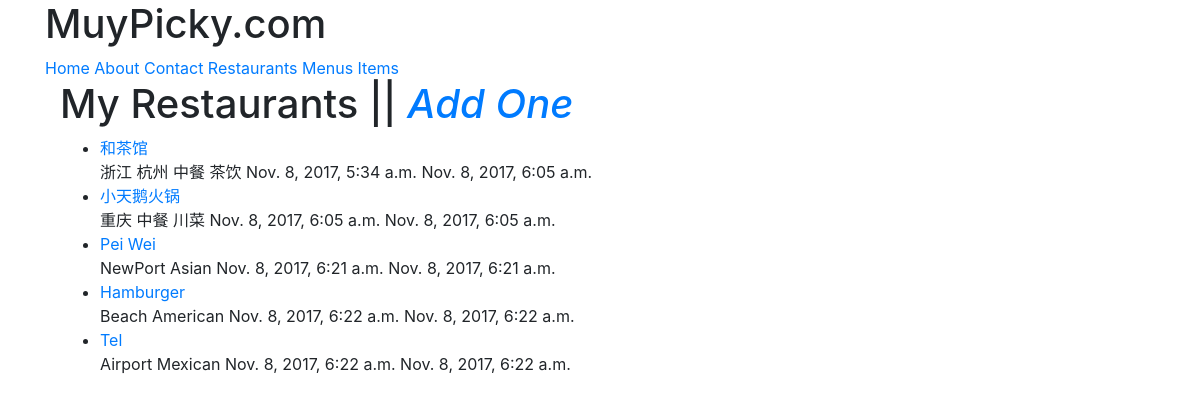
Page /restaurants/ (signed in) on the earlier database version.
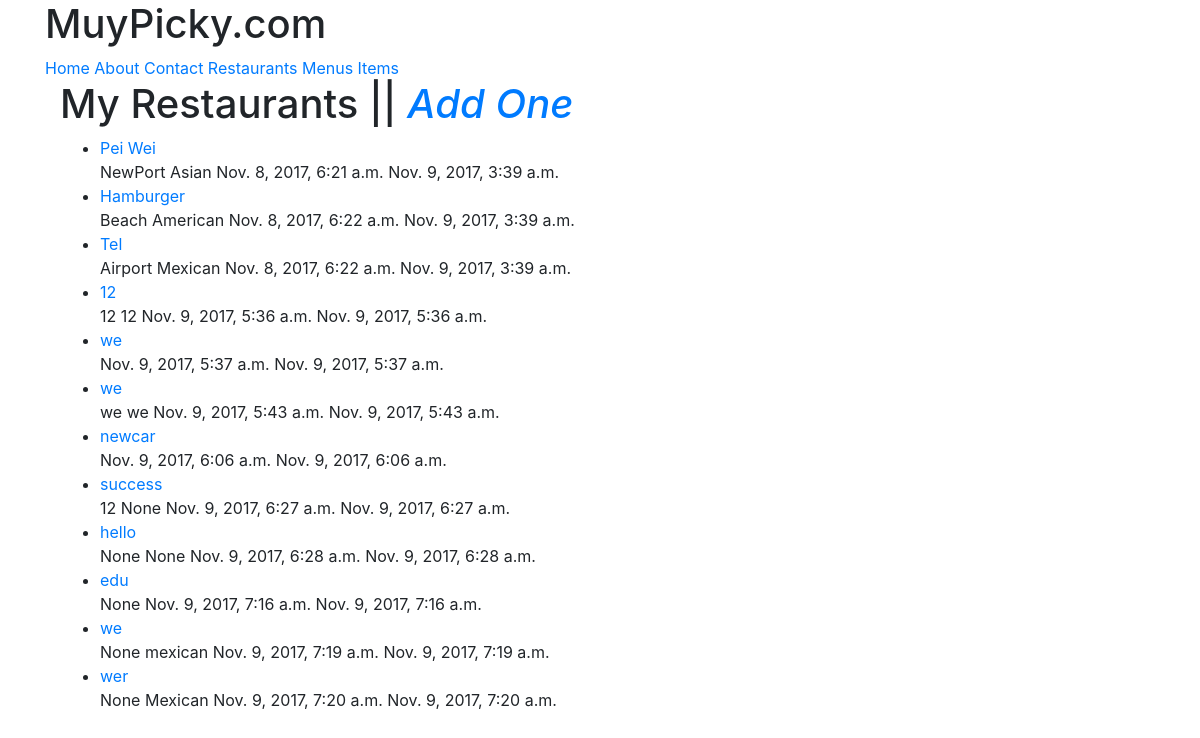
Same page on the later database version.
### restaurants/models.py (models this page shows, shortened)
class RestaurantLocation(models.Model):
	owner = models.ForeignKey(User)
	name = models.CharField(max_length=120)
	location = models.CharField(max_length=120,null=True,blank=True)
	category = models.CharField(max_length=120,null=True,blank=True,validators=[validate_category])
	timestamp =models.DateTimeField(auto_now_add=True)
	updated = models.DateTimeField(auto_now=True)
	slug = models.SlugField(null=True,blank=True)

### restaurants/views.py (the view)
class RestaurantListView(LoginRequiredMixin,ListView):
	model=RestaurantLocation
	def get_queryset(self):
		return RestaurantLocation.objects.filter(owner=self.request.user)

### restaurants/templates/restaurants/restaurantlocation_list.html (shortened to what this page needs)
{% extends "base.html" %}
{% block content %}
<div class='container'>
<h1>My Restaurants || <em><a href='{% url "restaurants:create" %}'>Add One</a></em></h1>
<ul>
{% for obj in object_list %}
	<li><a href="{% url 'restaurants:update' slug=obj.slug %}">{{ obj.name }}</a><br>
	{{ obj.location }} {{ obj.category }} {{ obj.timestamp }} {{ obj.updated }}</li>
{% empty %}
	<li><a href='{% url "restaurants:create" %}'>Add One</a></li>
{% endfor %}
</ul>
</div>
{% endblock content %}

### templates/base.html (shortened to what this page needs)
<!DOCTYPE html>
<html>
<head>
	{% include 'snippets/css.html' %}
</head>
<body>
	{% include 'snippets/nav.html' %}
	<div class='container'>
		{% block content %}
		{% endblock content %}
	</div>
</body>
</html>

### templates/snippets/css.html (shortened to what this page needs)
<link rel="stylesheet" href="https://maxcdn.bootstrapcdn.com/bootstrap/4.0.0-beta.2/css/bootstrap.min.css">

### templates/snippets/nav.html
<div class='container'>
<h1>MuyPicky.com</h1>
<a href="{% url 'home' %}">Home</a>
<a href="{% url 'about' %}">About</a>
<a href="{% url 'contact' %}">Contact</a>
{% if request.user.is_authenticated %}
<a href="{% url 'restaurants:list' %}">Restaurants</a>
<a href="{% url 'menus:list' %}">Menus Items</a>
{% endif %}
</div>

Differences in the rows shown:
removed RestaurantLocation: name "和茶馆", location "浙江 杭州", category "中餐 茶饮", timestamp "Nov. 8, 2017, 5:34 a.m.", updated "Nov. 8, 2017, 6:05 a.m."
removed RestaurantLocation: name "小天鹅火锅", location "重庆", category "中餐 川菜", timestamp "Nov. 8, 2017, 6:05 a.m.", updated "Nov. 8, 2017, 6:05 a.m."
changed RestaurantLocation "Pei Wei": updated "Nov. 8, 2017, 6:21 a.m." → "Nov. 9, 2017, 3:39 a.m."
changed RestaurantLocation "Hamburger": updated "Nov. 8, 2017, 6:22 a.m." → "Nov. 9, 2017, 3:39 a.m."
changed RestaurantLocation "Tel": updated "Nov. 8, 2017, 6:22 a.m." → "Nov. 9, 2017, 3:39 a.m."
added RestaurantLocation: name "12", location "12", category "12", timestamp "Nov. 9, 2017, 5:36 a.m.", updated "Nov. 9, 2017, 5:36 a.m."
added RestaurantLocation: name "we", timestamp "Nov. 9, 2017, 5:37 a.m.", updated "Nov. 9, 2017, 5:37 a.m."
added RestaurantLocation: name "we", location "we", category "we", timestamp "Nov. 9, 2017, 5:43 a.m.", updated "Nov. 9, 2017, 5:43 a.m."
added RestaurantLocation: name "newcar", timestamp "Nov. 9, 2017, 6:06 a.m.", updated "Nov. 9, 2017, 6:06 a.m."
added RestaurantLocation: name "success", location "12", category "None", timestamp "Nov. 9, 2017, 6:27 a.m.", updated "Nov. 9, 2017, 6:27 a.m."
added RestaurantLocation: name "hello", location "None", category "None", timestamp "Nov. 9, 2017, 6:28 a.m.", updated "Nov. 9, 2017, 6:28 a.m."
added RestaurantLocation: name "edu", location "None", timestamp "Nov. 9, 2017, 7:16 a.m.", updated "Nov. 9, 2017, 7:16 a.m."
added RestaurantLocation: name "we", location "None", category "mexican", timestamp "Nov. 9, 2017, 7:19 a.m.", updated "Nov. 9, 2017, 7:19 a.m."
added RestaurantLocation: name "wer", location "None", category "Mexican", timestamp "Nov. 9, 2017, 7:20 a.m.", updated "Nov. 9, 2017, 7:20 a.m."
